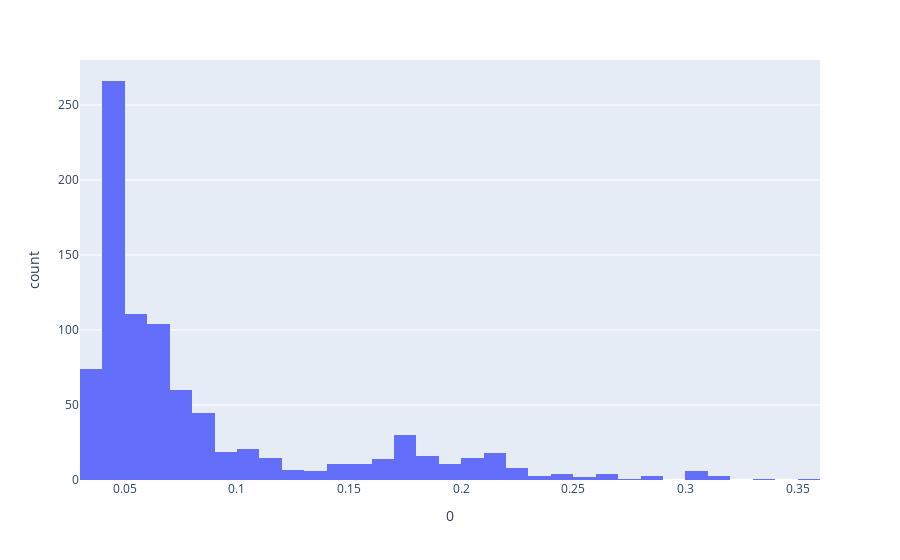

Notebook cell for this chart:
### Code cell
px.histogram(pd.DataFrame(y_pred_test), x=0)

### Figure 1 — Plotly figure (JSON) as saved in the notebook; plotly's stock layout.template omitted (floating-point values rounded to 4 significant figures; data arrays with more than 128 entries replaced by an {"elided": "..."} marker saying what was removed)
{"data": [{"alignmentgroup": "True", "bingroup": "x", "hovertemplate": "0=%{x}<br>count=%{y}<extra></extra>", "legendgroup": "", "marker": {"color": "#636efa"}, "name": "", "offsetgroup": "", "orientation": "v", "showlegend": false, "type": "histogram", "x": {"elided": "890 float values"}, "xaxis": "x", "yaxis": "y"}], "layout": {"barmode": "relative", "legend": {"tracegroupgap": 0}, "margin": {"t": 60}, "xaxis": {"anchor": "y", "domain": [0, 1], "title": {"text": "0"}}, "yaxis": {"anchor": "x", "domain": [0, 1], "title": {"text": "count"}}}}
